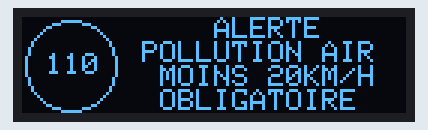
Recording of a sketch running on a simulated ESP8266 (NodeMCU). On the bench: 128×32 one-colour display. What the sketch prints to the serial monitor is not drawn.

Above: at 0.1 s.

The sketch:

OLED.ino
```cpp
#include "Arduino.h"
#include "Wire.h"
#include "SPI.h"
#include "Adafruit_SSD1306.h"
#include "Adafruit_GFX.h"


// Pin Definitions
#define OLED128X32_PIN_RST	2

// Global variables and defines

// object initialization
#define SSD1306_LCDHEIGHT 32
Adafruit_SSD1306 oLed128x32(OLED128X32_PIN_RST);

// Setup the essentials for your circuit to work. It runs first every time your circuit is powered with electricity.
void setup()
{
  // Setup Serial which is useful for debugging
  // Use the Serial Monitor to view printed messages
  Serial.begin(9600);
  while (!Serial) ; // wait for serial port to connect. Needed for native USB
  Serial.println("Start highway sign");

  oLed128x32.begin(SSD1306_SWITCHCAPVCC, 0x3C);  // initialize with the I2C addr 0x3C (for the 128x32)
  oLed128x32.clearDisplay(); // Clear the buffer.
  oLed128x32.display();
}

// Main logic of your circuit. It defines the interaction between the components you selected. After setup, it runs over and over again, in an eternal loop.
void loop()
{
    oLed128x32.clearDisplay();
    oLed128x32.setTextColor(WHITE);

    /* Draw speed limitation */
    // Draw circle
    oLed128x32.drawCircle(16, 16, 15, WHITE);
    // Write 90 in the circle
    oLed128x32.setTextSize(1);
    oLed128x32.setCursor(8, 12);
    oLed128x32.println("110");

    /* Write message */
    oLed128x32.setTextSize(1);

    oLed128x32.setCursor(40, 0);
    oLed128x32.println("    ALERTE    ");

    oLed128x32.setCursor(40, 8);
    oLed128x32.println("POLLUTION AIR");

    oLed128x32.setCursor(40, 16);
    oLed128x32.println(" MOINS 20KM/H ");

    oLed128x32.setCursor(40, 24);
    oLed128x32.println(" OBLIGATOIRE  ");

    oLed128x32.display();
    delay(1000);
}
```

Source omitted: glcdfont.c (data table, 8486 bytes)
